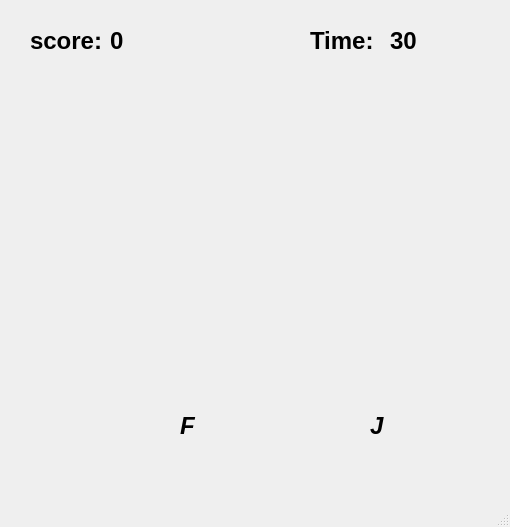
<?xml version="1.0" encoding="UTF-8"?>
<ui version="4.0">
 <class>Play</class>
 <widget class="QMainWindow" name="Play">
  <property name="geometry">
   <rect>
    <x>0</x>
    <y>0</y>
    <width>510</width>
    <height>527</height>
   </rect>
  </property>
  <property name="windowTitle">
   <string>MainWindow</string>
  </property>
  <widget class="QWidget" name="centralwidget">
   <widget class="QLabel" name="label">
    <property name="geometry">
     <rect>
      <x>0</x>
      <y>0</y>
      <width>511</width>
      <height>381</height>
     </rect>
    </property>
    <property name="text">
     <string/>
    </property>
    <property name="pixmap">
     <pixmap resource="object.qrc">:/new/prefix1/img/bg_p2.png</pixmap>
    </property>
   </widget>
   <widget class="QLabel" name="red">
    <property name="geometry">
     <rect>
      <x>120</x>
      <y>400</y>
      <width>51</width>
      <height>51</height>
     </rect>
    </property>
    <property name="text">
     <string/>
    </property>
    <property name="pixmap">
     <pixmap resource="object.qrc">:/new/prefix1/img/red_note_big.png</pixmap>
    </property>
   </widget>
   <widget class="QLabel" name="blue">
    <property name="geometry">
     <rect>
      <x>300</x>
      <y>400</y>
      <width>51</width>
      <height>61</height>
     </rect>
    </property>
    <property name="text">
     <string/>
    </property>
    <property name="pixmap">
     <pixmap resource="object.qrc">:/new/prefix1/img/blue_note_big.png</pixmap>
    </property>
   </widget>
   <widget class="QLabel" name="label_4">
    <property name="geometry">
     <rect>
      <x>180</x>
      <y>380</y>
      <width>41</width>
      <height>91</height>
     </rect>
    </property>
    <property name="font">
     <font>
      <pointsize>18</pointsize>
      <weight>75</weight>
      <italic>true</italic>
      <bold>true</bold>
     </font>
    </property>
    <property name="text">
     <string>F</string>
    </property>
   </widget>
   <widget class="QLabel" name="label_5">
    <property name="geometry">
     <rect>
      <x>370</x>
      <y>400</y>
      <width>111</width>
      <height>51</height>
     </rect>
    </property>
    <property name="font">
     <font>
      <pointsize>18</pointsize>
      <weight>75</weight>
      <italic>true</italic>
      <bold>true</bold>
     </font>
    </property>
    <property name="text">
     <string>J</string>
    </property>
   </widget>
   <widget class="QLabel" name="label_6">
    <property name="geometry">
     <rect>
      <x>20</x>
      <y>150</y>
      <width>61</width>
      <height>71</height>
     </rect>
    </property>
    <property name="text">
     <string/>
    </property>
    <property name="pixmap">
     <pixmap resource="object.qrc">:/new/prefix1/img/drum.png</pixmap>
    </property>
   </widget>
   <widget class="QLabel" name="red4">
    <property name="geometry">
     <rect>
      <x>340</x>
      <y>130</y>
      <width>61</width>
      <height>61</height>
     </rect>
    </property>
    <property name="text">
     <string/>
    </property>
    <property name="pixmap">
     <pixmap resource="object.qrc">:/new/prefix1/img/red_note_big.png</pixmap>
    </property>
   </widget>
   <widget class="QLabel" name="red3">
    <property name="geometry">
     <rect>
      <x>40</x>
      <y>160</y>
      <width>51</width>
      <height>51</height>
     </rect>
    </property>
    <property name="text">
     <string/>
    </property>
    <property name="pixmap">
     <pixmap resource="object.qrc">:/new/prefix1/img/red_note_big.png</pixmap>
    </property>
   </widget>
   <widget class="QLabel" name="red2">
    <property name="geometry">
     <rect>
      <x>117</x>
      <y>310</y>
      <width>51</width>
      <height>61</height>
     </rect>
    </property>
    <property name="text">
     <string/>
    </property>
    <property name="pixmap">
     <pixmap resource="object.qrc">:/new/prefix1/img/red_note_big.png</pixmap>
    </property>
   </widget>
   <widget class="QLabel" name="red1">
    <property name="geometry">
     <rect>
      <x>17</x>
      <y>320</y>
      <width>61</width>
      <height>71</height>
     </rect>
    </property>
    <property name="text">
     <string/>
    </property>
    <property name="pixmap">
     <pixmap resource="object.qrc">:/new/prefix1/img/red_note_big.png</pixmap>
    </property>
   </widget>
   <widget class="QLabel" name="blue4">
    <property name="geometry">
     <rect>
      <x>400</x>
      <y>180</y>
      <width>51</width>
      <height>71</height>
     </rect>
    </property>
    <property name="text">
     <string/>
    </property>
    <property name="pixmap">
     <pixmap resource="object.qrc">:/new/prefix1/img/blue_note_big.png</pixmap>
    </property>
   </widget>
   <widget class="QLabel" name="blue3">
    <property name="geometry">
     <rect>
      <x>380</x>
      <y>290</y>
      <width>58</width>
      <height>61</height>
     </rect>
    </property>
    <property name="text">
     <string/>
    </property>
    <property name="pixmap">
     <pixmap resource="object.qrc">:/new/prefix1/img/blue_note_big.png</pixmap>
    </property>
   </widget>
   <widget class="QLabel" name="blue1">
    <property name="geometry">
     <rect>
      <x>260</x>
      <y>300</y>
      <width>58</width>
      <height>61</height>
     </rect>
    </property>
    <property name="text">
     <string/>
    </property>
    <property name="pixmap">
     <pixmap resource="object.qrc">:/new/prefix1/img/blue_note_big.png</pixmap>
    </property>
   </widget>
   <widget class="QLabel" name="blue2">
    <property name="geometry">
     <rect>
      <x>330</x>
      <y>220</y>
      <width>58</width>
      <height>61</height>
     </rect>
    </property>
    <property name="text">
     <string/>
    </property>
    <property name="pixmap">
     <pixmap resource="object.qrc">:/new/prefix1/img/blue_note_big.png</pixmap>
    </property>
   </widget>
   <widget class="QLabel" name="label_2">
    <property name="geometry">
     <rect>
      <x>30</x>
      <y>20</y>
      <width>71</width>
      <height>41</height>
     </rect>
    </property>
    <property name="font">
     <font>
      <pointsize>18</pointsize>
      <weight>75</weight>
      <bold>true</bold>
     </font>
    </property>
    <property name="text">
     <string>score: </string>
    </property>
   </widget>
   <widget class="QLabel" name="label_3">
    <property name="geometry">
     <rect>
      <x>310</x>
      <y>20</y>
      <width>71</width>
      <height>41</height>
     </rect>
    </property>
    <property name="font">
     <font>
      <pointsize>18</pointsize>
      <weight>75</weight>
      <bold>true</bold>
     </font>
    </property>
    <property name="text">
     <string>Time:</string>
    </property>
   </widget>
   <widget class="QLabel" name="score_label">
    <property name="geometry">
     <rect>
      <x>110</x>
      <y>20</y>
      <width>81</width>
      <height>41</height>
     </rect>
    </property>
    <property name="font">
     <font>
      <pointsize>18</pointsize>
      <weight>75</weight>
      <bold>true</bold>
     </font>
    </property>
    <property name="text">
     <string>0</string>
    </property>
   </widget>
   <widget class="QLabel" name="time_label">
    <property name="geometry">
     <rect>
      <x>390</x>
      <y>20</y>
      <width>58</width>
      <height>41</height>
     </rect>
    </property>
    <property name="font">
     <font>
      <pointsize>18</pointsize>
      <weight>75</weight>
      <bold>true</bold>
     </font>
    </property>
    <property name="text">
     <string>30</string>
    </property>
   </widget>
  </widget>
  <widget class="QMenuBar" name="menubar">
   <property name="geometry">
    <rect>
     <x>0</x>
     <y>0</y>
     <width>510</width>
     <height>25</height>
    </rect>
   </property>
  </widget>
  <widget class="QStatusBar" name="statusbar"/>
 </widget>
 <resources>
  <include location="object.qrc"/>
 </resources>
 <connections/>
</ui>
